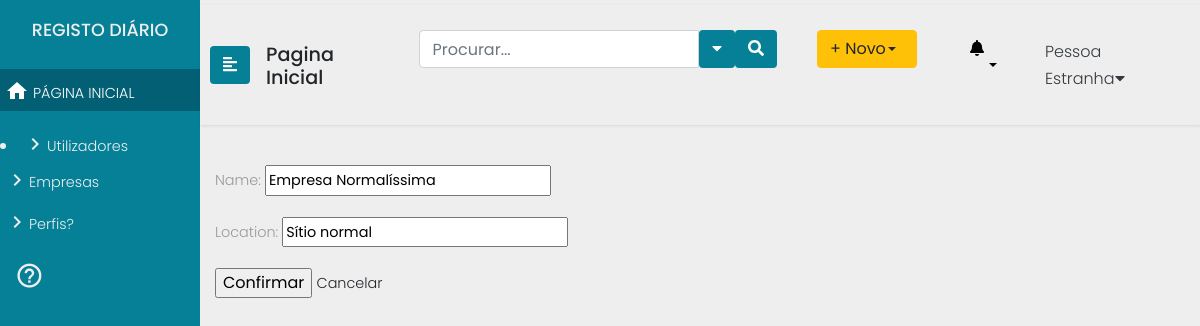
/empresas/OrganizationUpdate/2 (signed in), run on the app's committed database.
### main/models.py (models this page shows, shortened)
class User(AbstractUser):
    id = models.AutoField(db_column='ID',primary_key=True)
    username = models.CharField(db_column='UserName',
                                max_length=255,
                                unique=True,
                                blank=True,
                                null=True)
    useremail = models.CharField(db_column='UserEmail',
                                 max_length=255,
                                 blank=True,
                                 null=True)
    password = models.CharField(db_column='Password',
                                max_length=255,
                                blank=True,null=True)
    organization = models.ForeignKey(Organization, null=True, on_delete=models.SET_NULL)
    class Meta:
        managed = True
        db_table = 'User'
        permissions = (
            ("test_GProc", "Teste de permissao geral Gestor de Processos"),
            ("test_Analist", "Teste de permissao geral Analista"),
            ("test_Func", "Teste de permissao geral Funcionário"),
            ("test_Admin", "Teste de permissao geral Administrador"),)

class Organization(models.Model):
    name = models.CharField(max_length=200)
    location = models.CharField(max_length=200)
    class Meta:
            permissions =( ("can_do", "Permission to do stuff"),)

### main/views.py (the view)
# urls.py: path("empresas/OrganizationUpdate/<int:pk>", views.OrganizationUpdate.as_view(success_url=('/empresas')),  name="OrganizationUpdate"),
class OrganizationUpdate(UpdateView):
	model = Organization
	fields = ['name', 'location']
	template_name = "main/forms/organization_form.html"

### main/templates/main/forms/organization_form.html
{% extends "main/header2.html" %}
{% load auth_extras %}
{% block content %}
{% include "main/includes/sidenav_admin.html" %}
<div class="container">
<form method="post">{% csrf_token %}
        {{ form.as_p }}
    <input type="submit" value="Confirmar"> <a href="/empresas">Cancelar</a>
</form>
</div>
{% endblock %}

### main/templates/main/includes/sidenav_admin.html (shortened to what this page needs)
	<body>
		<div class="wrapper">
			<nav id="sidebar" class="navbar-info" style="background:#058096;">
				<div class="sidebar-header" style="background:#058096;">
					<h4>REGISTO DIÁRIO </h4>
				</div>
				<ul class="list-unstyled components">
					<li class="active">
						<a href=""><i class="material-icons">home</i> PÁGINA INICIAL</a>
					</li>
				</ul>
<li>
    <a href="/utilizadores"><i class="material-icons">keyboard_arrow_right</i>Utilizadores</a>
</li>
<ul class="list-unstyled components">
    <li>
        <a href="/empresas"><i class="material-icons">keyboard_arrow_right</i>Empresas</a>
    </li>
    <li>
        <a href="#"><i class="material-icons">keyboard_arrow_right</i>Perfis?</a>
    </li>
</ul>
<div class="CTAs">
                    <a href="#"><i class="material-icons">help_outline</i></a>
				</div>
			</nav>
			<div id="content">
				<nav class="navbar navbar-expand-lg navbar-light">
					<button type="button" id="sidebarCollapse" class="btn text-white" style="background:#058096;">
                        <i class="fas fa-align-left"></i>
					</button>
					<div class="navegation">
						<h3 style="margin-top:10px;">Pagina Inicial</h3>
					</div>
					<div class="collapse navbar-collapse" id="navbarTogglerDemo03">
						<ul class="navbar-nav ml-auto mt-2 mt-lg-0">
							<li class="sidebar-search nav-item active">
								<form class="form-inline input-group  custom-search-form">
									<input type="text"  class="form-control" placeholder="Procurar...">
									<button class="btn btn-default text-white" type="button"  data-toggle="dropdown" aria-haspopup="true" aria-expanded="false">
										<i class="fa fa-caret-down"></i>
									</button>
									<span class="input-group-btn">
										<button class="btn btn-default text-white">
											<i class="fa fa-search"></i>
										</button>
									</span>
								</form>
							</li>
							<li class="nav-item">
								<div class="btn-group">
									<button type="button" class="btn btn-warning dropdown-toggle text-left" style="width:100px;" data-toggle="dropdown" aria-haspopup="true" aria-expanded="false">+ Novo </button>
								</div>
							</li>
							<li class="dropdown for-notification">
								<button class="btn btn-default dropdown-toggle notification" type="button" id="notification" data-toggle="dropdown" aria-haspopup="true" aria-expanded="false">
									<i class="fa fa-bell"></i>
								</button>
							</li>
							<li class="nav-item dropdown">
								<a class="nav-link text-left text-dark" style="font-size:1em;" data-toggle="dropdown" href="#" role="button" aria-haspopup="true" aria-expanded="false">{{user.username}}<i class="fa fa-caret-down"></i></a>
							</li>
						</ul>
					</div>
				</nav>

### main/static/main/css/menu.css (style rules this page uses)
body { font-family: 'Poppins', sans-serif; background: #eee; }
h3 { font-family: 'Poppins', sans-serif; font-size: 1.2em; }
h4 { font-family: 'Poppins', sans-serif; font-size: 1.1em; }
p,a { font-family: 'Poppins', sans-serif; font-size: 0.9em; font-weight: 300; line-height: 1.7em; color: #999; }
a,a:hover,a:focus { color: inherit; text-decoration: none; transition: all 0.3s; }
.navbar { padding: 15px 10px; border: none; border-radius: 0; margin-bottom: 40px; box-shadow: 1px 1px 3px rgba(0, 0, 0, 0.1); }
.wrapper { display: flex; width: 100%; align-items: stretch; }
#sidebar { min-width: 200px; max-width: 200px; color: #eeeeee; transition: all 0.3s; }
#sidebar .sidebar-header { padding: 20px 0px 20px 0px; text-align: center; background: #000; }
#sidebar ul.components { padding: 0px 0px 0px 0px; }
a i { position: relative; top: 5px; font-size: 0.9em; }
#sidebar ul li a { padding: 5px; font-size: 0.9em; display: block; }
#sidebar ul li.active>a { color: #fff; background: #036074; }
.dropdown-toggle::after { display: block; position: absolute; top: 50%; right: 20px; transform: translateY(-50%); }
.CTAs { padding:0px 0px 0px 0px; }
.CTAs a { bottom:10px; display: block; border-radius: 5px; margin-left: 15px; }
.CTAs a i { font-size:2em; }
.collapse ul li { padding:10px 20px 10px 20px; }
#content { width: 100vw; padding: 5px 0px 5px 0px; min-height: 100vh; transition: all 0.3s; }
form button { background:#058096; }
.notification { background:#EEEEEE; }
.navegation { padding: 0px 1em; }

### data on the page
User: username "Pessoa Estranha"
Organization: name "Empresa Normalíssima", location "Sítio normal"
